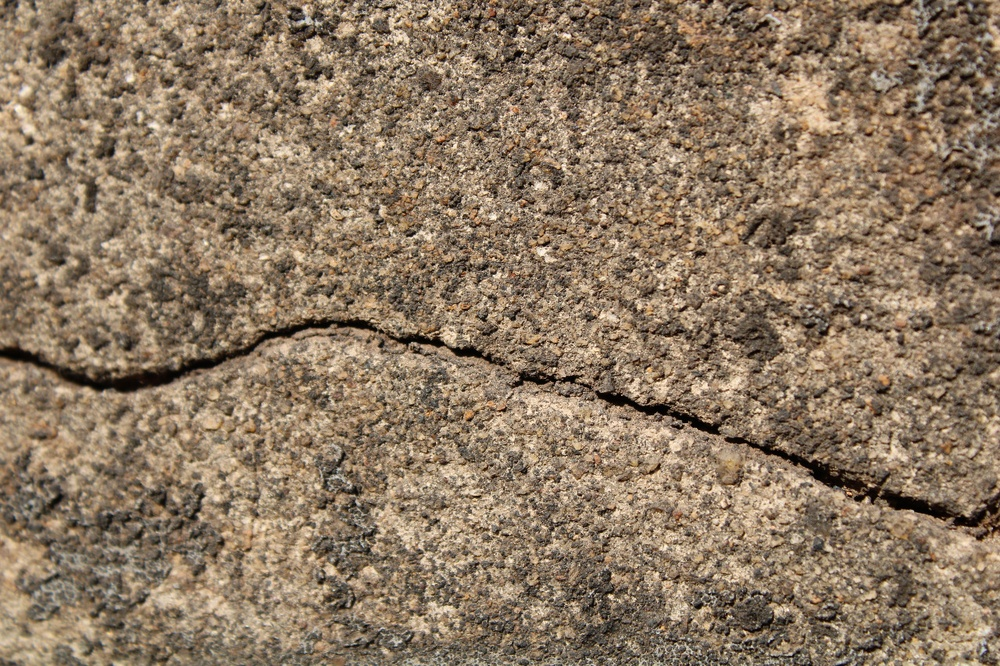
#> input picture 04.04 MP Final Code/design.jpeg, 1000 x 666 px, shrunk from 1280 x 853 before the run
$ jupyter execute '04.04 Morphological Operations.ipynb'
#> lines starting #> are read from the running program, lines starting #| are printed output that depends on the picture; after the words box and inside, x2 and y2 are one past the last pixel; in counts of white or black regions, pixels touching at a corner belong together
[cell 1]
import cv2
from matplotlib import pyplot as plt
import matplotlib.cm as cm

[cell 2]
def show(img, i=1, title = "Picture"):
    plt.figure(i)
    plt.imshow(img,cmap=cm.gray, vmin=0, vmax=255)
    plt.title(title)
    plt.show()

[cell 3]
file = "design.jpeg"
og_img = cv2.imread(file, cv2.IMREAD_GRAYSCALE)
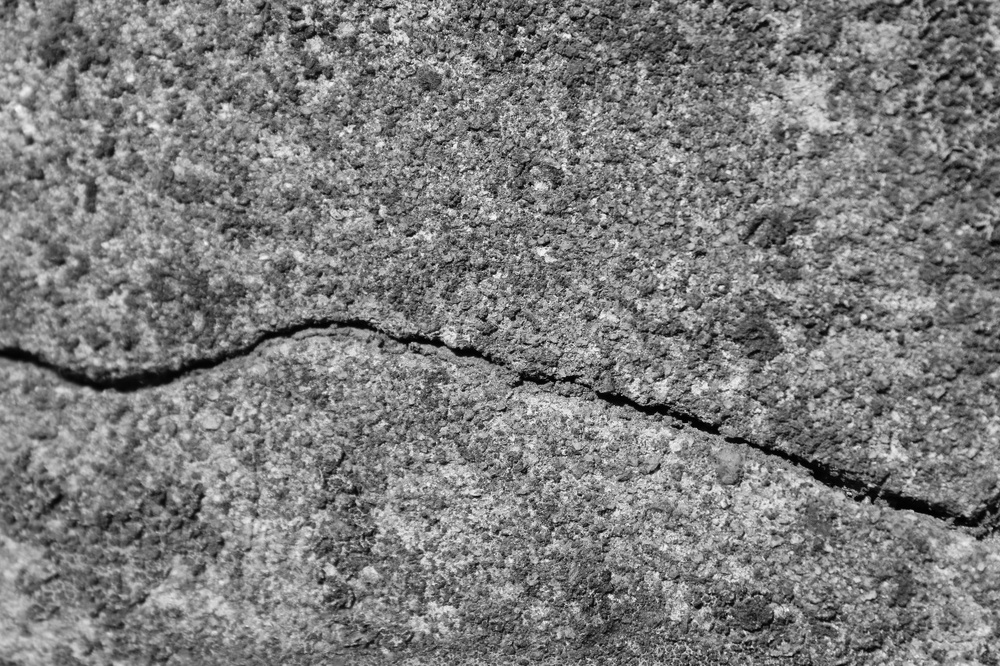
#> og_img: shape (666, 1000); min 0, max 255, mean 124
show(og_img, 1, "Original Image in grayscale")

# Thresholding using Adaptive Gaussian Filter

[cell 4]
# Change this value to improve the filter
# Range [0, 255]
# Reduce the number to make the filter strict (more areas will be dark)
# Increase the number to make the filter lax (more areas wil be white)
threshold_value = 50

(thresh, binary_image) = cv2.threshold(og_img, threshold_value, 255, cv2.ADAPTIVE_THRESH_GAUSSIAN_C|cv2.THRESH_BINARY_INV) #can use this one
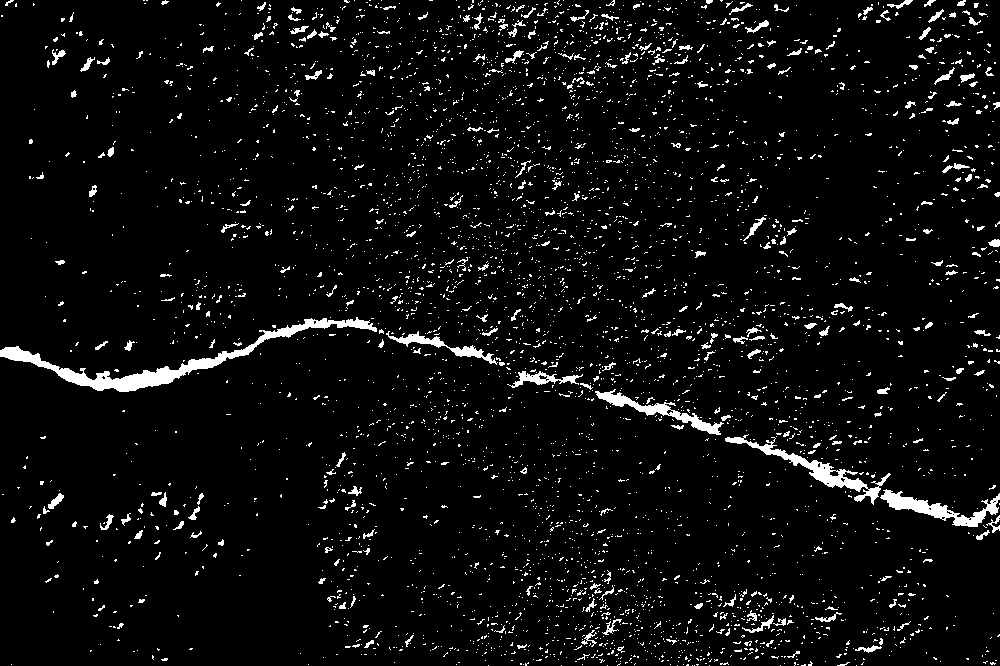
#> binary_image: shape (666, 1000); 5% white; 4356 white regions (4089 under 20 px), largest, box (x1, y1, x2, y2) and area: (0, 317, 377, 392) 3805, (725, 434, 891, 505) 1659, (880, 489, 1000, 527) 1410
#> thresh = 50
show(binary_image, 1, "After Applying the Gaussian Filter")

final_img = binary_image

# Opening Operation

[cell 5]
img_to_open = binary_image
kernelSize = (7, 7)

kernel = cv2.getStructuringElement(cv2.MORPH_RECT, kernelSize)
opened_img = cv2.morphologyEx(img_to_open, cv2.MORPH_OPEN, kernel)
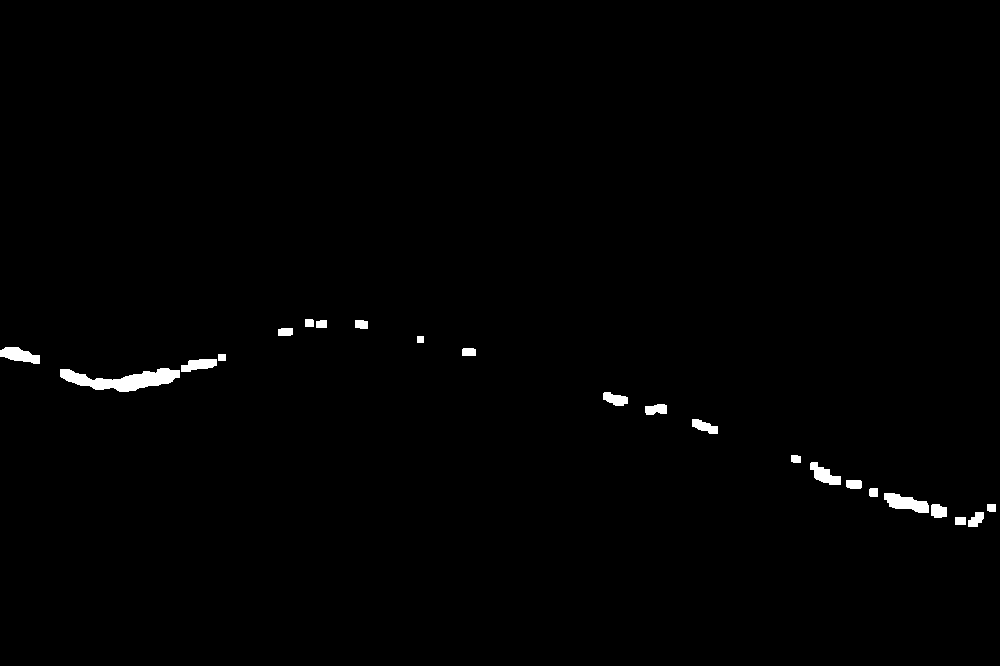
#> opened_img: shape (666, 1000); 0.79% white; 22 white regions, largest, box (x1, y1, x2, y2) and area: (60, 368, 180, 392) 1508, (884, 493, 929, 513) 544, (0, 347, 40, 364) 430

show(opened_img, 2, "After Opening Operation")

final_img = opened_img

[cell 6]
cv2.destroyAllWindows()

# Closing Operation

[cell 7]
img_to_close = opened_img
kernelSize = (13, 13)

kernel = cv2.getStructuringElement(cv2.MORPH_RECT, kernelSize)
closed_img = cv2.morphologyEx(img_to_close, cv2.MORPH_CLOSE, kernel)
#> closed_img: shape (666, 1000); 0.83% white; 13 white regions, largest, box (x1, y1, x2, y2) and area: (60, 354, 226, 392) 1951, (791, 455, 947, 518) 1490, (0, 347, 40, 364) 446

show(closed_img, 3, "After Closing Operation")

final_img = closed_img

# Images at various Stages

[cell 8]
show(og_img, 1, "Original Image")
show(binary_image, 2, "Applied Threshold")
show(opened_img, 3, "Opened")
show(closed_img, 4, "Closed")

# Save Image

[cell 9]
# To select which image to be saved as final image,
# uncomment the following line, and store appropriate image to it
# final_img =
cv2.imwrite("Processed_image.jpg", final_img)
#> Out = True

# Save All Images

[cell 10]
cv2.imwrite("2_Grayscaled_img.jpg", og_img)
cv2.imwrite("3_AfterApplyingAdaptiveGaussianFilterForThresholding.jpg", binary_image)
cv2.imwrite("4_AfterOpeningOperation.jpg", opened_img)
cv2.imwrite("5_AfterClosingOperation.jpg", closed_img)
#> Out = True
